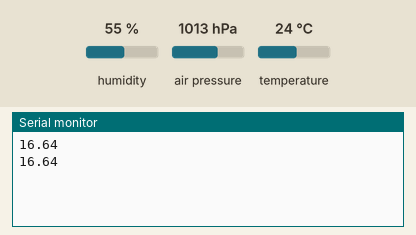
This sketch was run on a simulated Arduino Uno, built with avr-gcc and run on an emulated ATmega328P. Parts: the last lines printed to the serial monitor. The test bench sets the inputs (shaded band); at power-on: air pressure 1013 hPa, humidity 55 %, temperature 24 °C. No radio packets arrive unless stated.

Above: at 1.2 s.
1.3 s: air pressure set to 952 hPa
At 2.6 s:
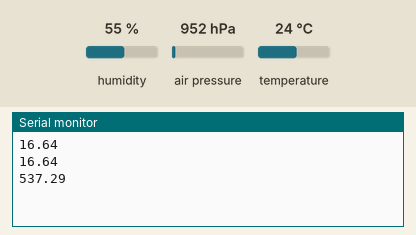
2.8 s: air pressure set to 975 hPa
At 3.9 s:
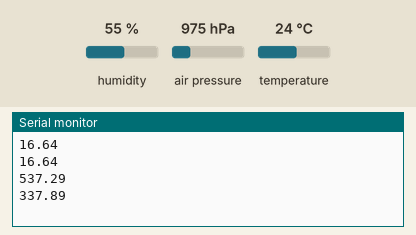
Timing chart, 0 to 5.8 s (numbered marks = the images above; inputs shaded):
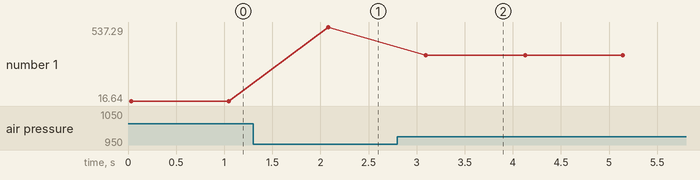

Measured:
- after the input at 1.3 s, the serial monitor: prints a new line after 0.78 s (image 1)
- after the input at 2.8 s, the serial monitor: prints a new line after 0.29 s (image 2)
- plotted number 1: 16.64 → 537.29 after the input at 1.3 s, 537.29 → 337.89 after the input at 2.8 s

The sketch:

transmitter.ino
```cpp
#include <nRF24L01.h>       //header file for rf
#include <RF24.h>           //header file for rf
#include <RF24_config.h>    //header file for rf
#include <DHT.h>            //header file for DHT11
#include <Adafruit_BMP085.h>//header file for BMP180
#include <Wire.h>           ////header file for I2c protocol also supports for mpu
#include <virtuabotixRTC.h>

#define DHTPIN 3                // Digital pin def for DHT 11. Don't connect to pin 0 or pin 1 can define for any other pin
#define DHTTYPE DHT11           // Define DHT11 module.


DHT dht(DHTPIN, DHTTYPE);       //create DHT object called dht.
Adafruit_BMP085 bmp;            //forward declearation.


RF24 transmit (9,8); //ce,csn                    //create RF24 object called transmit

byte address [5] = "10101";                     //set address to 00001

typedef struct
  {
    float temperature = 0;
    int humidity = 0;
    float pressure = 0;
    float altitude = 0;

  }Package;

Package data;

void setup() {
  Serial.begin(9600);


  dht.begin();  //dht
  bmp.begin();  //bmp

  //mpu
  transmit.begin();
  transmit.openWritingPipe(address);            //open writing pipe to address 00001
  transmit.setPALevel(RF24_PA_MIN);             //set RF power output to minimum
  transmit.setDataRate(RF24_250KBPS);           //set data rate to 250kbps
  transmit.setChannel(100);                               //set frequency to channel 100
  transmit.stopListening();
  }


void loop() {


  //data.temperature = ((dht.readTemperature()+bmp.readTemperature())/2);
  data.temperature = (dht.readTemperature());
  data.humidity = dht.readHumidity();
  data.pressure = bmp.readPressure();
  data.altitude = bmp.readAltitude(101500);

Serial.println(bmp.readAltitude(101500));


        transmit.write(&data,sizeof(data));         //transmit temperature
        transmit.write(&data,sizeof(data));         //transmit humidity
        transmit.write(&data,sizeof(data));         //transmit pressure
        transmit.write(&data,sizeof(data));         //transmit altitude
        transmit.write(&data,sizeof(data));         //hr
        transmit.write(&data,sizeof(data));         //min


 delay(1000);


}
```
